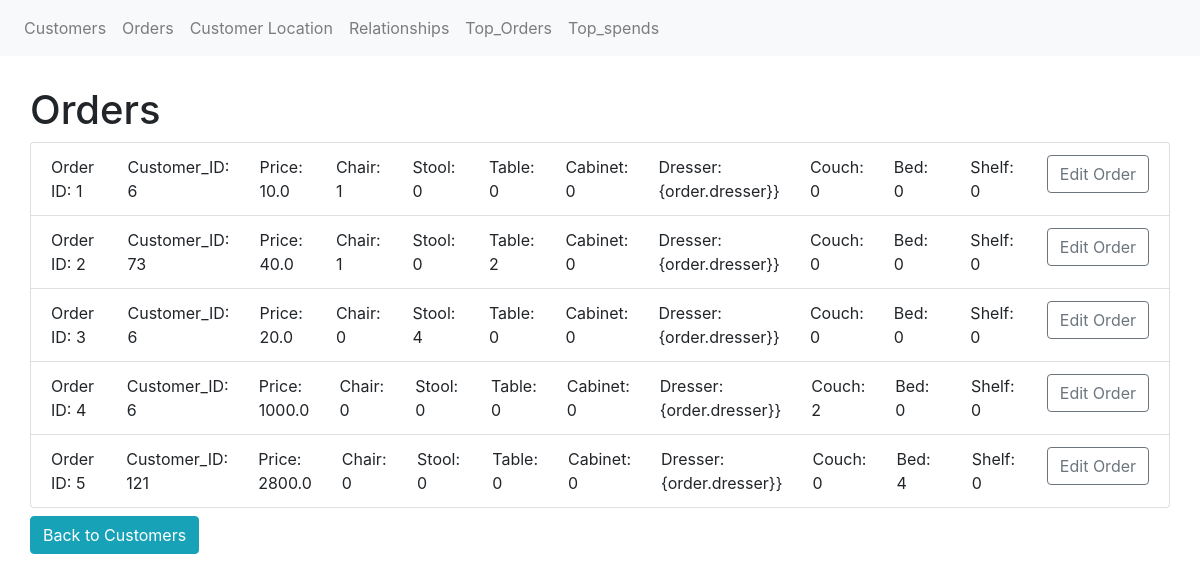
The page /orders on the database as committed earlier.
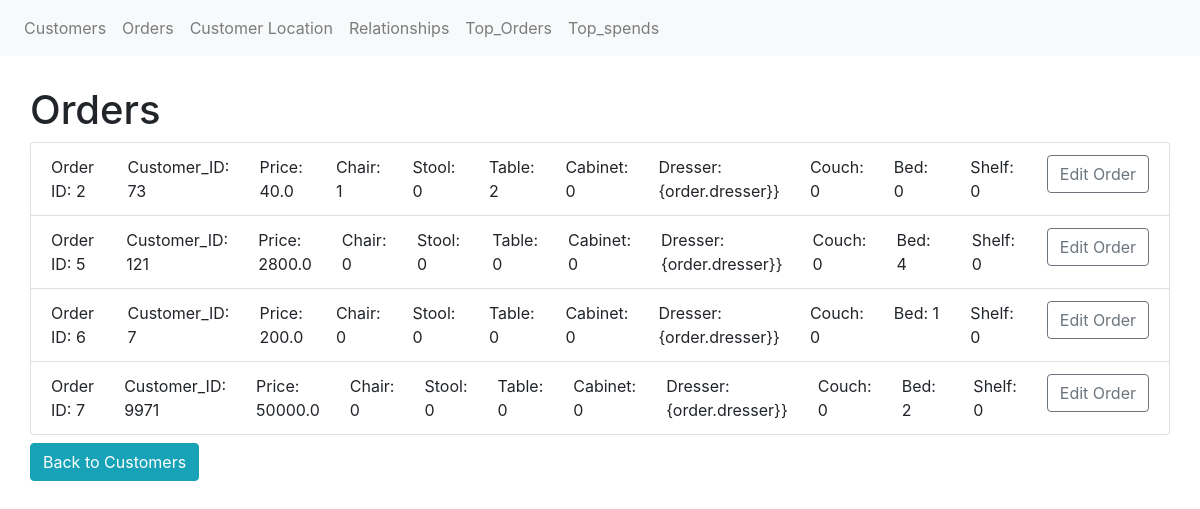
The same page on the database as committed later.
### app/models.py (models this page shows, shortened)
class Order(db.Model):
    __tablename__ = 'Order'
    order_id = db.Column(db.Integer, primary_key=True)
    date = db.Column(db.Date)
    customer_id = db.Column(db.Integer, db.ForeignKey('Customer.customer_id', ondelete='CASCADE'), nullable=False)
    price = db.Column(db.Float)
    chair = db.Column(db.Integer)
    stool = db.Column(db.Integer)
    table = db.Column(db.Integer)
    cabinet = db.Column(db.Integer)
    dresser = db.Column(db.Integer)
    couch = db.Column(db.Integer)
    bed = db.Column(db.Integer)
    shelf = db.Column(db.Integer)

### app/routes.py (the view)
@app.route('/orders')
def orders():
    orders = Order.query.all()
    return render_template('orders.html', orders=orders)

### app/templates/orders.html (shortened to what this page needs)
{% extends "base.html" %}
{% block content %}
    <h1>Orders</h1>
        <ul class="list-group">
            {%for order in orders%}
                <li class="list-group-item">
                    <div class="row justify-content-start">
                        <div class="col">Order ID: {{order.order_id}} </div>
                        <div class="col">Customer_ID: {{order.customer_id}} </div>
                        <div class="col">Price: {{order.price}}</div>
                        <div class="col">Chair: {{order.chair}} </div>
                        <div class="col">Stool: {{order.stool}} </div>
                        <div class="col">Table: {{order.table}} </div>
                        <div class="col">Cabinet: {{order.cabinet}}</div>
                        <div class="col">Dresser: {order.dresser}} </div>
                        <div class="col">Couch: {{order.couch}}</div>
                        <div class="col">Bed: {{order.bed}}</div>
                        <div class="col">Shelf: {{order.shelf}} </div>
                        <div class="col"><a href="{{ url_for('edit_order', order_id=order.order_id) }}" class="btn btn-outline-secondary">Edit Order</a></div>
                    </div>
                </li>
            {% endfor %}
        </ul>
        <a href="{{ url_for('index') }}" class="btn btn-info mt-2">Back to Customers</a>
{% endblock %}

### app/templates/base.html (shortened to what this page needs)
<!DOCTYPE html>
<html lang="en">
<head>
    <link rel= "stylesheet" type= "text/css" href= "{{ url_for('static',filename='styles/main.css') }}">
    <link rel="stylesheet" href="https://cdn.jsdelivr.net/npm/bootstrap@4.0.0/dist/css/bootstrap.min.css">
</head>
<body>
    <nav class="navbar navbar-expand-lg navbar-light bg-light">
        <div class="collapse navbar-collapse" id="navbarNav">
            <ul class="navbar-nav">
                <li class="nav-item">
                    <a class="nav-link" href="{{ url_for('index') }}">Customers</a>
                </li>
                <li class="nav-item">
                    <a class="nav-link" href="{{ url_for('orders') }}">Orders</a>
                </li>
                <li class="nav-item">
                    <a class="nav-link" href="{{ url_for('customer_locations') }}">Customer Location</a>
                </li>
                <li class="nav-item">
                    <a class="nav-link" href="{{ url_for('popular_furniture') }}">Relationships</a>
                </li>
                <li class="nav-item">
                    <a class="nav-link" href="{{ url_for('top_orders') }}">Top_Orders</a>
                </li>
                <li class="nav-item">
                    <a class="nav-link" href="{{ url_for('top_spenders') }}">Top_spends</a>
                </li>
            </ul>
        </div>
    </nav>
    <section>
    {% block content %}{% endblock %}
    </section>
</body>
</html>

### app/static/styles/main.css (style rules this page uses)
section { margin:30px; }

Rows that differ between the two databases and show on the page:
removed Order: order_id "1", customer_id "6", price "10.0", chair "1", stool "0", table "0", cabinet "0", couch "0", bed "0", shelf "0"
removed Order: order_id "3", customer_id "6", price "20.0", chair "0", stool "4", table "0", cabinet "0", couch "0", bed "0", shelf "0"
removed Order: order_id "4", customer_id "6", price "1000.0", chair "0", stool "0", table "0", cabinet "0", couch "2", bed "0", shelf "0"
added Order: order_id "6", customer_id "7", price "200.0", chair "0", stool "0", table "0", cabinet "0", couch "0", bed "1", shelf "0"
added Order: order_id "7", customer_id "9971", price "50000.0", chair "0", stool "0", table "0", cabinet "0", couch "0", bed "2", shelf "0"
